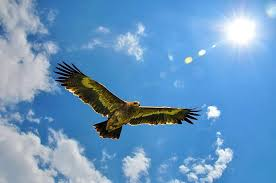
#> input picture images/eagle.jpg, 276 x 183 px
$ jupyter execute --allow-errors '6132_КазаковПА_СОИ_ЛР1.ipynb'
#> lines starting #> are read from the running program, lines starting #| are printed output that depends on the picture; after the words box and inside, x2 and y2 are one past the last pixel; in counts of white or black regions, pixels touching at a corner belong together
# Лабораторная работа №1
### 6132 Казаков Павел
### Вариант 20

[cell 1]
import cv2
import numpy as np
import matplotlib.pyplot as plt
import matplotlib.colors as mcolors
import math

## 1. Считать цветное rgb изображение

[cell 2]
img = cv2.imread("images/eagle.jpg")
#> img is the input picture: shape (183, 276, 3); mean B, G, R 194.2, 151.8, 104.7

plt.imshow(cv2.cvtColor(img, cv2.COLOR_BGR2RGB))
plt.axis("off")
plt.show()

## 2. Преобразовать изображение в градации серого

[cell 3]
def gray(img, coef):
  return np.round(np.dot(img, coef)).astype(int)
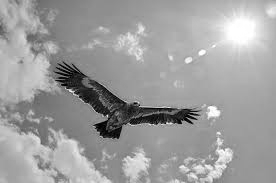
#> returned value: shape (183, 276) int64; min 0, max 255, mean 157.4

[cell 4]
f = gray(img, coef=[0.2126, 0.7152, 0.0722])

plt.imshow(f, cmap="gray")
plt.axis("off")
plt.show()

## 3. Написать функцию реализации поэлементной обработки изображения

[cell 5]
def elementwise(f, fun):
  g = np.empty(f.shape)
  for m in range(f.shape[0]):
    for n in range(f.shape[1]):
      g[m, n] = fun(f[m, n])
  return g

## 4. По гистограмме изображения определить значение порога яркостей, обеспечивающего оптимальное разделение объекта и фона. Осуществить пороговую обработку входного изображения с найденным пороговым значением

[cell 6]
def density_distrib(f):
  Wf = np.zeros(256)
  for m in range(f.shape[0]):
    for n in range(f.shape[1]):
      Wf[int(f[m, n])] += 1
  return Wf / (f.shape[0] * f.shape[1])

[cell 7]
Wf = density_distrib(f)
#> Wf = 256 values, max 0.0202 at index 150, min 0.000139 at index 0, mean 0.00391
f0 = 90

[cell 8]
plt.figure(figsize=(17, 5))

plt.subplot(1, 2, 1)
plt.imshow(f, cmap="gray")
plt.axis("off")
plt.subplot(1, 2, 2)
plt.bar(range(0, 256), Wf)
plt.axvline(x=f0, color="red", linestyle="--")

plt.show()
#> figure, not shown here; panel 2: tallest bar 0.0202 high, from x = 149.6 to 150.4

[cell 9]
bin = lambda f: 255 if f >= f0 else 0

g = elementwise(f, bin)
#> after the loop in elementwise, `for m in range(f.shape[0]):`:
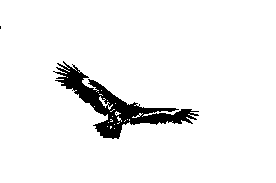
#> g: shape (183, 276) float64; 94.4% white; 3 black regions (2 under 20 px), largest, box (x1, y1, x2, y2) and area: (53, 61, 199, 139) 2828
Wg = density_distrib(g)
#> Wg = 256 values, max 0.944 at index 255, min 0 at index 1, mean 0.00391

[cell 10]
plt.figure(figsize=(18, 10))

plt.subplot(2, 2, 1)
plt.imshow(f, cmap="gray")
plt.axis("off")
plt.title("Исходное изображение")
plt.subplot(2, 2, 2)
plt.bar(range(0, 256), Wf)
plt.title("Плотность распределения")
plt.axvline(x=f0, color="red", linestyle="--")

plt.subplot(2, 2, 3)
plt.imshow(g, cmap="gray")
plt.title("Результирующие изображение")
plt.subplot(2, 2, 4)
plt.bar(range(0, 256), Wg)
plt.title("Плотность распределения")

plt.show()
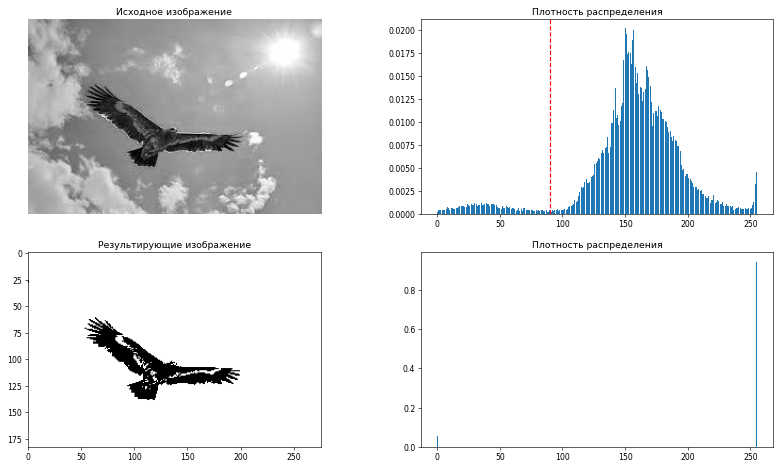
#> figure drawn by matplotlib, 4 panels; panel 2: tallest bar 0.0202 high, from x = 149.6 to 150.4; panel 4: tallest bar 0.944 high, from x = 254.6 to 255.4

## 5. Сделать пороговую обработку методом Otsu (Функция OpenCV)

[cell 11]
f0_ots, g_ots = cv2.threshold(f.astype(np.uint8), 0, 255, cv2.THRESH_BINARY + cv2.THRESH_OTSU)
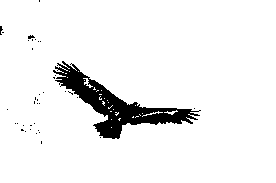
#> g_ots: shape (183, 276); 93.8% white; 38 black regions (37 under 20 px), largest, box (x1, y1, x2, y2) and area: (53, 61, 201, 139) 3062
#> f0_ots = 105
Wg_ots = density_distrib(g_ots)
#> Wg_ots = 256 values, max 0.938 at index 255, min 0 at index 1, mean 0.00391

[cell 12]
plt.figure(figsize=(18, 10))

plt.subplot(2, 2, 1)
plt.imshow(f, cmap="gray")
plt.axis("off")
plt.title("Исходное изображение")
plt.subplot(2, 2, 2)
plt.bar(range(0, 256), Wf)
plt.title("Плотность распределения")
plt.axvline(x=f0_ots, color="red", linestyle="--")

plt.subplot(2, 2, 3)
plt.imshow(g_ots, cmap="gray")
plt.title("Результирующие изображение")
plt.subplot(2, 2, 4)
plt.bar(range(0, 256), Wg_ots)
plt.title("Плотность распределения")

plt.show()
#> figure, not shown here; panel 2: tallest bar 0.0202 high, from x = 149.6 to 150.4; panel 4: tallest bar 0.938 high, from x = 254.6 to 255.4

## 6. Определить динамический диапазон входного изображения. Осуществить линейное контрастирование входного изображения в заданный динамический диапазон яркостей

[cell 13]
img2 = cv2.imread("images/gaben.png")
#> (the rest of this cell did not finish here and is left out)

#> (a cell that did not finish here is left out)

[cell 15]
plt.figure(figsize=(20, 10))

plt.subplot(2, 2, 1)
#> (the rest of this cell did not finish here and is left out)

## 7. Сделать эквализацию гистограммы изображения

[cell 16]
def integral_distrib(Wf):
  Ff = np.empty(len(Wf))
  Ff[0] = Wf[0]
  for n in range(1, len(Wf)):
    Ff[n] = Wf[n] + Ff[n-1]
#> after the loop, Ff = 256 values from 0.000139 to 1
  return Ff

[cell 17]
Ff = integral_distrib(Wf)
#> Ff = 256 values from 0.000139 to 1

[cell 18]
plt.plot(range(0, 256), Ff)
plt.show()
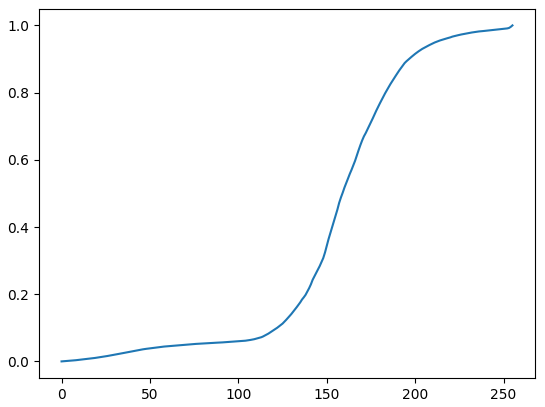
#> figure drawn by matplotlib, 1 panel; curve peaks at x = 255, y = 1

[cell 19]
g_min_eql = 0
g_max_eql = 255

eql = lambda f: (g_max_eql - g_min_eql)*Ff[f] + g_min_eql

g_eql = elementwise(f, eql)
#> after the loop in elementwise (call 2), `for m in range(f.shape[0]):`:
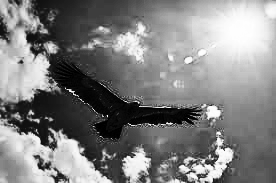
#> g: shape (183, 276) float64; min 0.0353, max 255, mean 128.8
Wg_eql = density_distrib(g_eql)
#> Wg_eql = 256 values, max 0.0202 at index 87, min 0 at index 29, mean 0.00391
Fg_eql = integral_distrib(Wg_eql)
#> Fg_eql = 256 values from 0.00362 to 1

[cell 20]
plt.figure(figsize=(25, 10))

plt.subplot(2, 3, 1)
plt.imshow(f, cmap="gray")
plt.axis("off")
plt.title("Исходное изображение")
plt.subplot(2, 3, 2)
plt.bar(range(0, 256), Wf)
plt.title("Плотность распределения")
plt.subplot(2, 3, 3)
plt.plot(range(0, 256), Ff)
plt.title("Функция распределения")

plt.subplot(2, 3, 4)
plt.imshow(g_eql, cmap="gray")
plt.axis("off")
plt.title("Эквализованное изображение")
plt.subplot(2, 3, 5)
plt.bar(range(0, 256), Wg_eql)
plt.title("Плотность распределения")
plt.subplot(2, 3, 6)
plt.plot(range(0, 256), Fg_eql)
plt.title("Функция распределения")

plt.show()
#> figure, not shown here; panel 2: tallest bar 0.0202 high, from x = 149.6 to 150.4; panel 3: curve peaks at x = 255, y = 1; panel 5: tallest bar 0.0202 high, from x = 86.6 to 87.4; panel 6: curve peaks at x = 254, y = 1

## 8. Сделать эквализацию методом CLAHE (Функция OpenCV)

[cell 21]
g_clh = cv2.createCLAHE(clipLimit=3.0, tileGridSize=(8,8)).apply(f.astype(np.uint8))
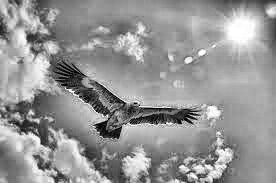
#> g_clh: shape (183, 276); min 1, max 255, mean 149.3
Wg_clh = density_distrib(g_clh)
#> Wg_clh = 256 values, max 0.0136 at index 165, min 0 at index 0, mean 0.00391
Fg_clh = integral_distrib(Wg_clh)
#> Fg_clh = 256 values from 0 to 1

[cell 22]
plt.figure(figsize=(25, 10))

plt.subplot(2, 3, 1)
plt.imshow(f, cmap="gray")
plt.axis("off")
plt.title("Исходное изображение")
plt.subplot(2, 3, 2)
plt.bar(range(0, 256), Wf)
plt.title("Плотность распределения")
plt.subplot(2, 3, 3)
plt.plot(range(0, 256), Ff)
plt.title("Функция распределения")

plt.subplot(2, 3, 4)
plt.imshow(g_clh, cmap="gray")
plt.axis("off")
plt.title("Эквализованное изображение")
plt.subplot(2, 3, 5)
plt.bar(range(0, 256), Wg_clh)
plt.title("Плотность распределения")
plt.subplot(2, 3, 6)
plt.plot(range(0, 256), Fg_clh)
plt.title("Функция распределения")

plt.show()
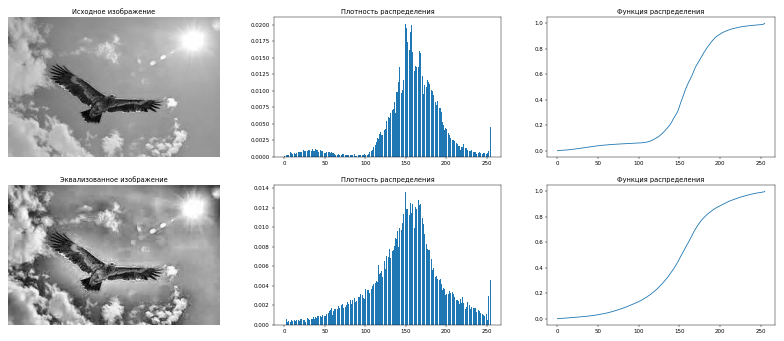
#> figure drawn by matplotlib, 6 panels; panel 2: tallest bar 0.0202 high, from x = 149.6 to 150.4; panel 3: curve peaks at x = 255, y = 1; panel 5: tallest bar 0.0136 high, from x = 164.6 to 165.4; panel 6: curve peaks at x = 255, y = 1

## 9. Осуществить препарирование изображения с заданной препарирующей функцией

[cell 23]
g_min_cus = 50
g_max_cus = 225

def custom_fun(f, f0=g_min_cus, f1=g_max_cus):
    if f < f0:
        return f0
    elif f <= f1:
        return f
    else:
        return f1

g_cus = elementwise(f, custom_fun)
#> after the loop in elementwise (call 3), `for m in range(f.shape[0]):`:
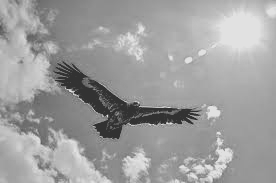
#> g: shape (183, 276) float64; min 50, max 225, mean 157.7
Wg_cus = density_distrib(g_cus)
#> Wg_cus = 256 values, max 0.0389 at index 50, min 0 at index 0, mean 0.00391
Fg_cus = integral_distrib(Wg_cus)
#> Fg_cus = 256 values from 0 to 1

[cell 24]
plt.figure(figsize=(25, 10))

plt.subplot(2, 3, 1)
plt.imshow(f, cmap="gray")
plt.axis("off")
plt.title("Исходное изображение")
plt.subplot(2, 3, 2)
plt.bar(range(0, 256), Wf)
plt.title("Плотность распределения")

plt.subplot(2, 3, 4)
plt.imshow(g_cus, cmap="gray")
plt.axis("off")
plt.title("Результирующие изображение")
plt.subplot(2, 3, 5)
plt.bar(range(0, 256), Wg_cus)
plt.title("Плотность распределения")
plt.subplot(2, 3, 6)
plt.plot(np.vectorize(custom_fun)(range(0, 256)))
plt.ylim((0, 255))
plt.title("Препарирующая функция")

plt.show()
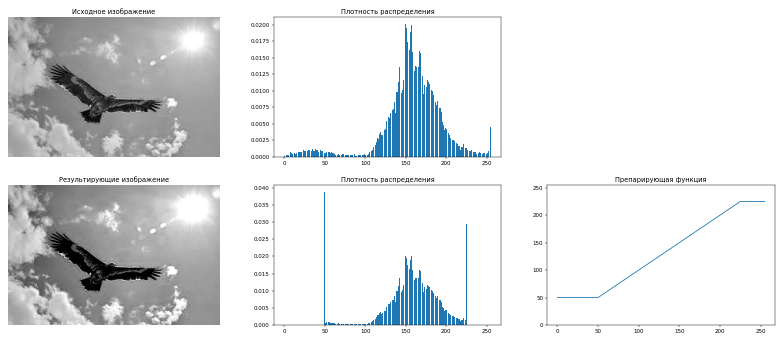
#> figure drawn by matplotlib, 5 panels; panel 2: tallest bar 0.0202 high, from x = 149.6 to 150.4; panel 4: tallest bar 0.0389 high, from x = 49.6 to 50.4; panel 5: curve peaks at x = 225, y = 225
